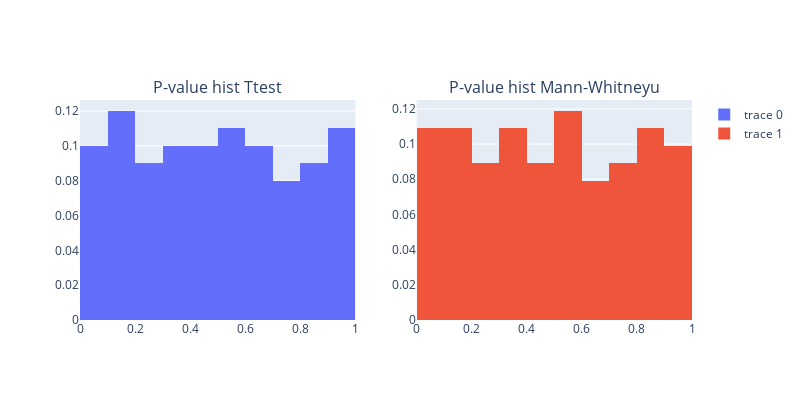
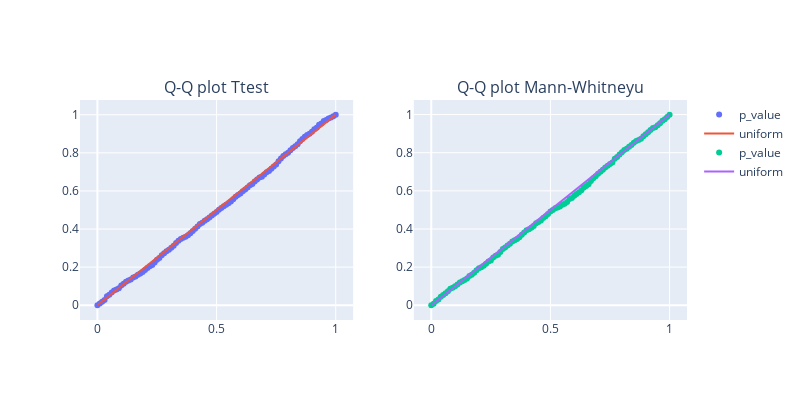

The notebook cell saved with these charts, in order:
### Code cell
size = 100

x_a = sps.norm(loc=1, scale=1)
x_b = sps.norm(loc=1, scale=1)

qq_plot(x_a, x_b)
